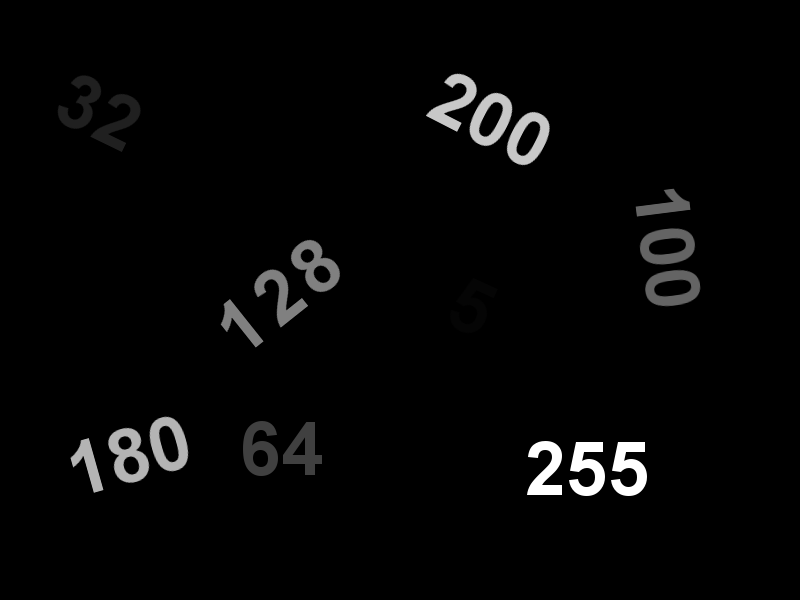
//> input picture data/images/threshold.png, 800 x 600 px
$ ./thresholding   (built with g++ and OpenCV 4)
//> lines starting //> are read from the running program, lines starting //| are printed output that depends on the picture; after the words box and inside, x2 and y2 are one past the last pixel; in counts of white or black regions, pixels touching at a corner belong together
#include <iostream>
#include <opencv2/opencv.hpp>
#include <string>

int main()
{
    std::string imagePath{"./data/images/threshold.png"};
    cv::Mat image{cv::imread(imagePath, cv::IMREAD_GRAYSCALE)};
//> image is the input picture: 600 rows x 800 cols, CV_8UC1; min 0, max 255, mean 6.1
    const int thresh{128};
    const int maxValue{128};

    if (image.empty())
    {
        std::cout << "Could not read the image: " << imagePath << std::endl;
        return 1;
    }

    cv::imshow("Original Image", image);

    cv::Mat dest;

    // Normal Thresholding
    cv::threshold(image, dest, thresh, maxValue, cv::THRESH_BINARY);
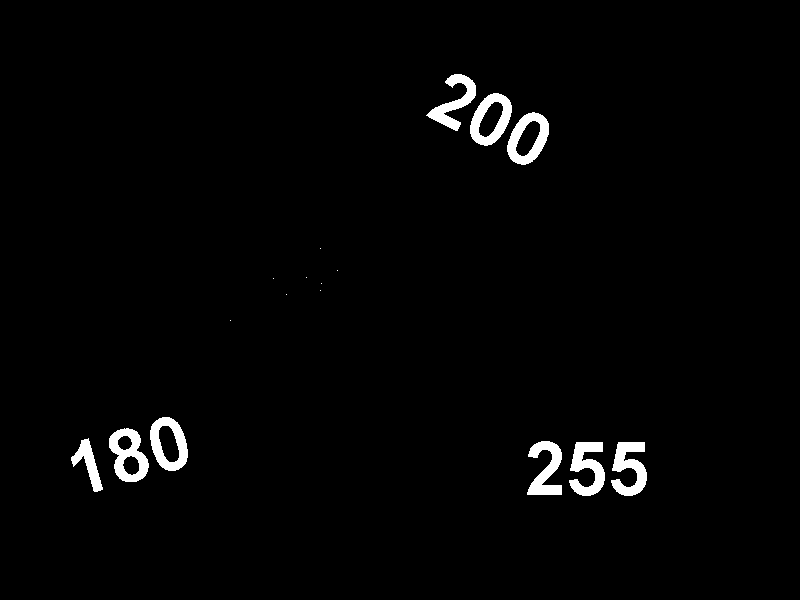
//> dest: 600 rows x 800 cols, CV_8UC1; values 0 (black) and 128 (white), 1.9% white; 17 white regions (8 under 20 px), largest, box (x1, y1, x2, y2) and area: (109, 428, 149, 482) 1149, (569, 442, 605, 496) 1124, (611, 442, 647, 496) 1124
    cv::imshow("Threshold Image", dest);

    // Inverse Thresholding
    cv::threshold(image, dest, thresh, maxValue, cv::THRESH_BINARY_INV);
    cv::imshow("Inverse Threshold Image", dest);

    // Truncate Thresholding
    cv::threshold(image, dest, thresh, maxValue, cv::THRESH_TRUNC);
    cv::imshow("Truncate Threshold Image", dest);

    // Threshold to Zero
    cv::threshold(image, dest, thresh, maxValue, cv::THRESH_TOZERO);
    cv::imshow("Threshold to Zero Image", dest);

    // Inverse Threshold to Zero
    cv::threshold(image, dest, thresh, maxValue, cv::THRESH_TOZERO_INV);
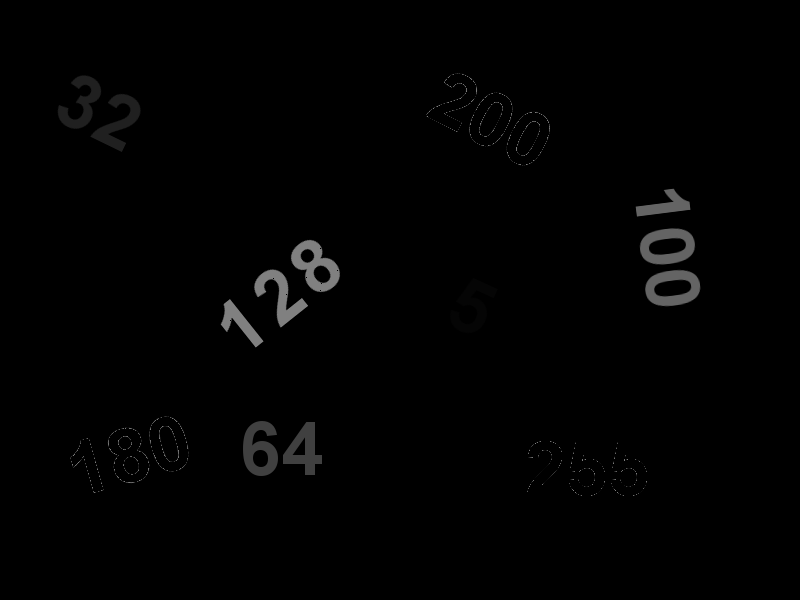
//> dest: 600 rows x 800 cols, CV_8UC1; min 0, max 128, mean 2
    cv::imshow("Inverse Threshold to Zero Image", dest);

    // Adaptive Thresholding
    cv::adaptiveThreshold(image, dest, maxValue, cv::ADAPTIVE_THRESH_MEAN_C, cv::THRESH_BINARY, 11, 2);
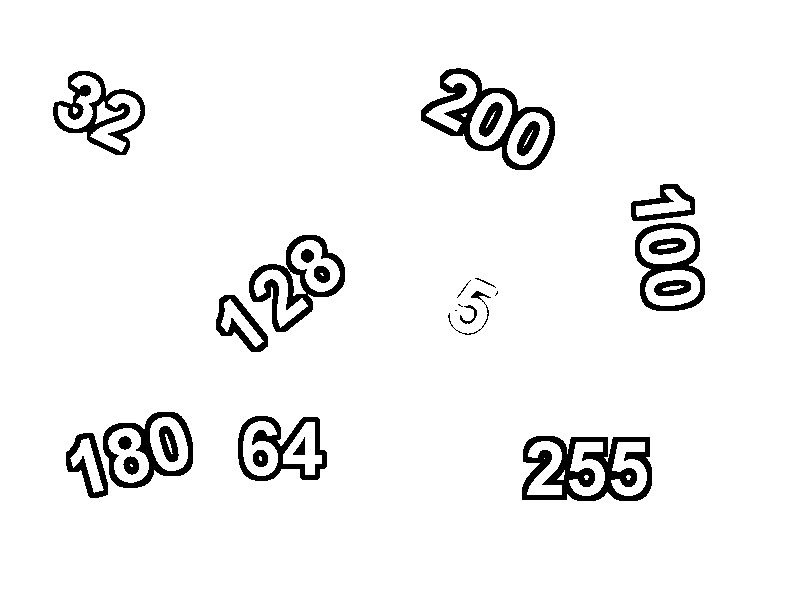
//> dest: 600 rows x 800 cols, CV_8UC1; values 0 (black) and 128 (white), 94.8% white; 28 black regions (3 under 20 px), largest, box (x1, y1, x2, y2) and area: (522, 436, 652, 501) 4263, (421, 68, 555, 170) 3337, (249, 235, 345, 332) 2513
    cv::imshow("Adaptive Threshold Image", dest);

    // Otsu's Thresholding
    cv::threshold(image, dest, 0, maxValue, cv::THRESH_BINARY | cv::THRESH_OTSU);
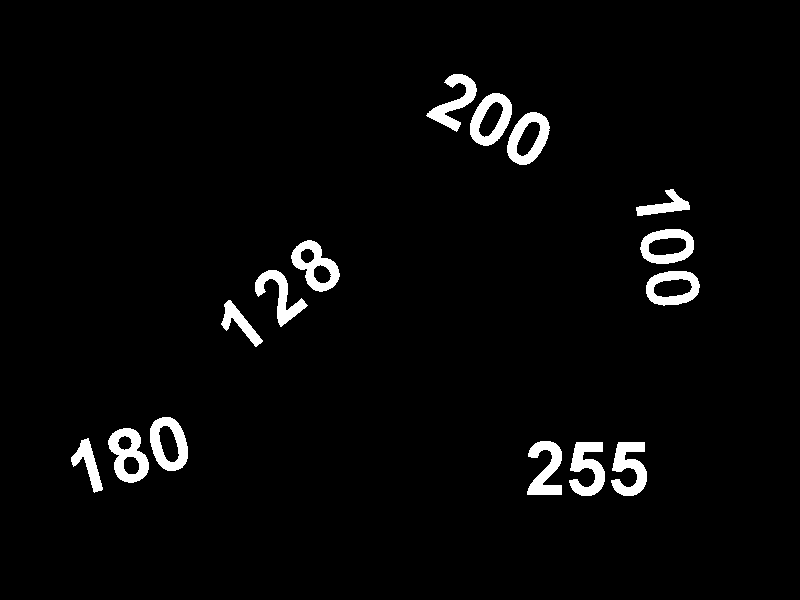
//> dest: 600 rows x 800 cols, CV_8UC1; values 0 (black) and 128 (white), 3.2% white; 15 white regions, largest, box (x1, y1, x2, y2) and area: (108, 428, 149, 483) 1216, (291, 240, 340, 292) 1164, (569, 442, 605, 496) 1151
    cv::imshow("Otsu's Threshold Image", dest);

    // Gaussian Otsu's Thresholding
    cv::GaussianBlur(image, image, cv::Size(5, 5), 0);
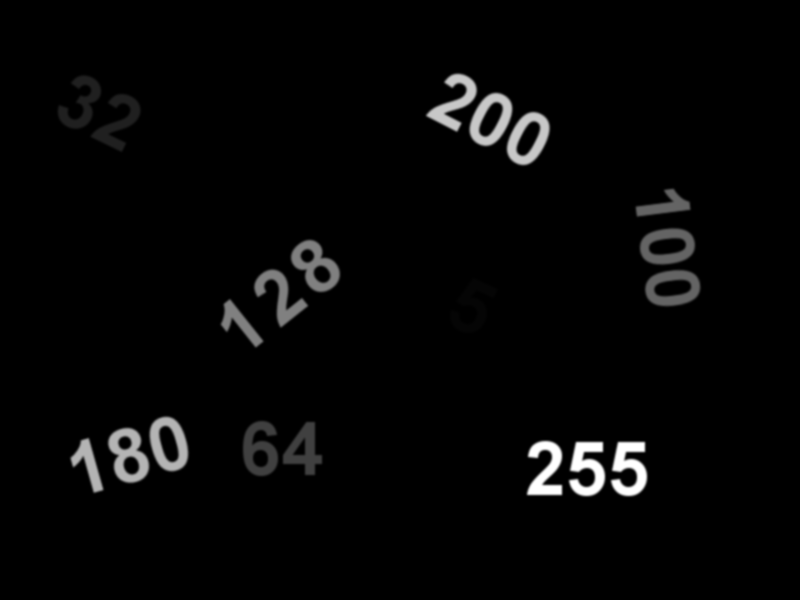
//> image: 600 rows x 800 cols, CV_8UC1; 4.65% of pixels changed, all inside (x1, y1, x2, y2) = (56, 71, 703, 498)
    cv::threshold(image, dest, 0, maxValue, cv::THRESH_BINARY | cv::THRESH_OTSU);
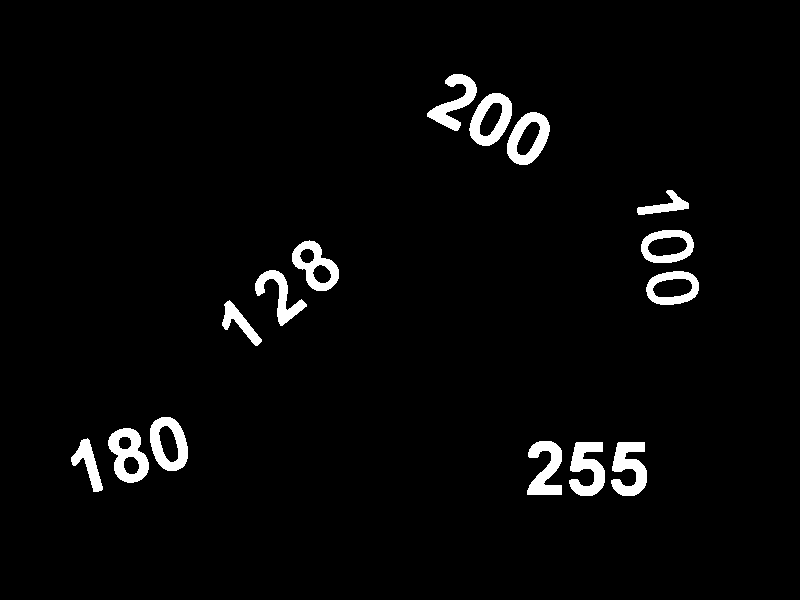
//> dest: 600 rows x 800 cols, CV_8UC1; values 0 (black) and 128 (white), 3.1% white; 15 white regions, largest, box (x1, y1, x2, y2) and area: (108, 428, 149, 483) 1254, (569, 442, 605, 496) 1210, (611, 442, 647, 496) 1210
    cv::imshow("Gaussian Otsu's Threshold Image", dest);

    cv::waitKey(0);
    cv::destroyAllWindows();

    return 0;
}
